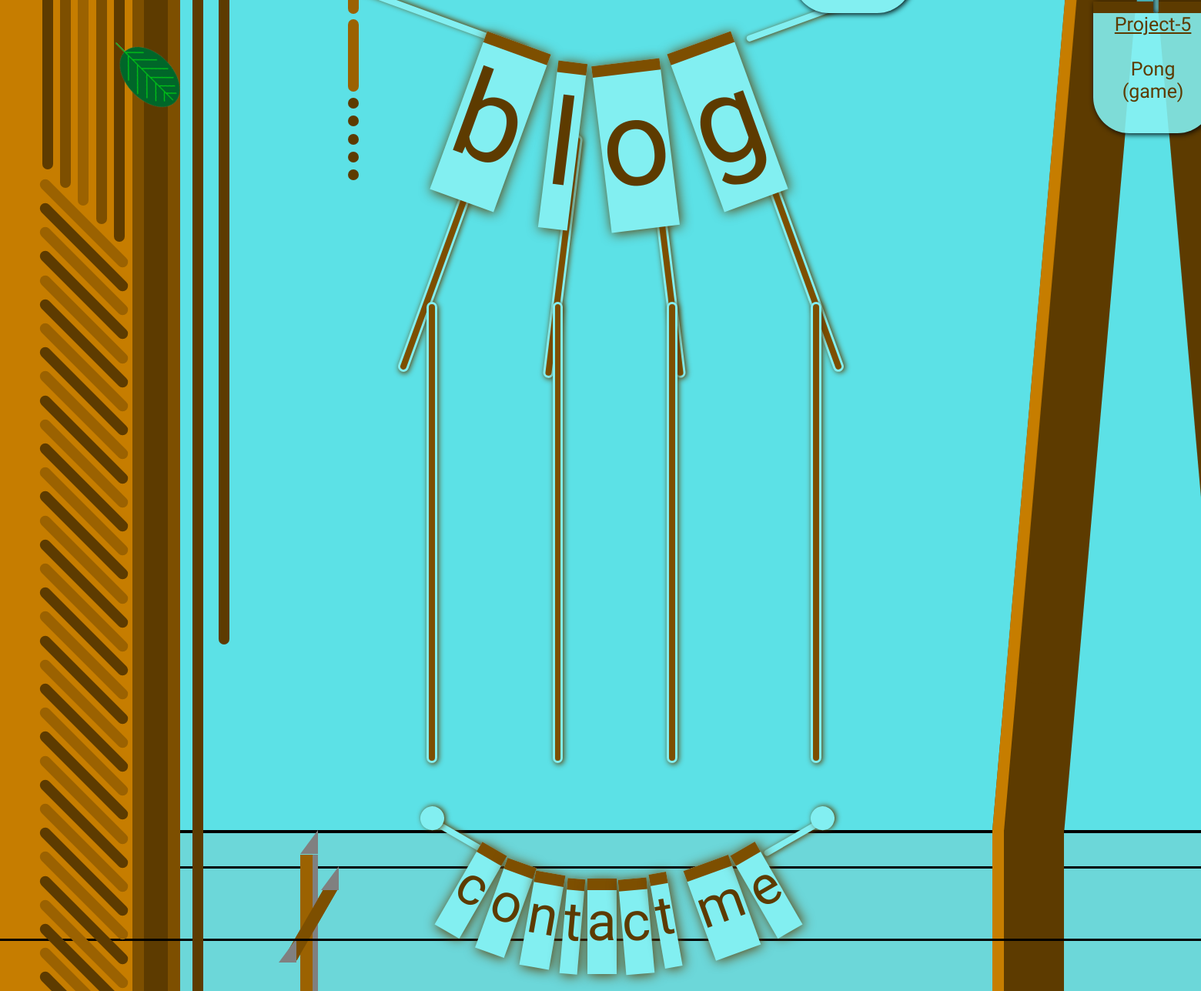
Before: / (middle part) with the older database file.
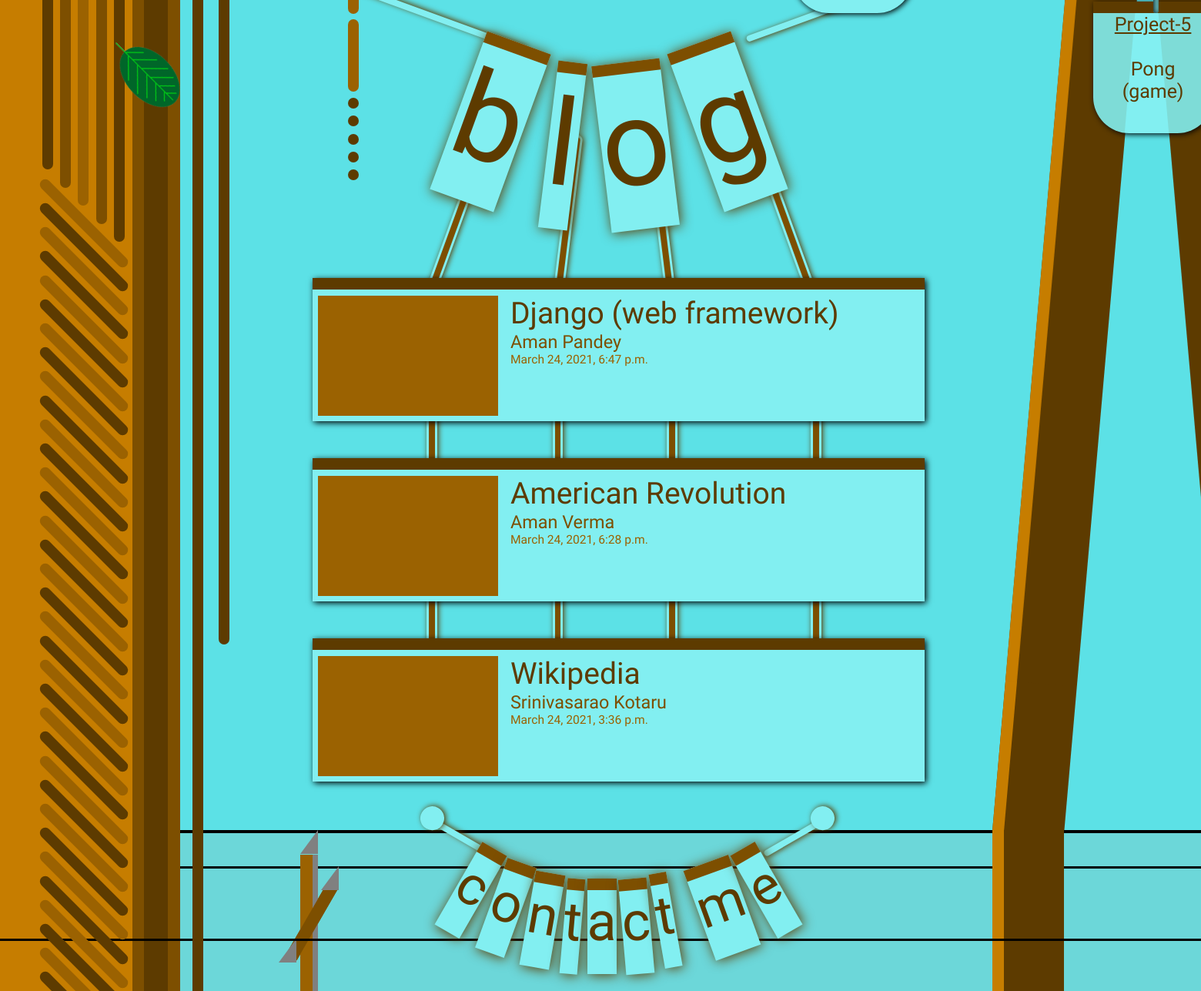
After: the same page with the newer database file.
### blogger/models.py (models this page shows, shortened)
class Post(models.Model):
    sno = models.AutoField((""), primary_key=True)
    title = models.CharField(max_length=50)
    slug = models.SlugField(max_length=250, null=True, blank=True)
    content = models.TextField(max_length=3000)
    thimg = models.ImageField(upload_to='./static/img', default='')
    author = models.TextField(default='')
    time_stamp = models.DateTimeField(auto_now=True)

### resume/views.py (the view, shortened to what this page needs)
# urls.py: path('', views.blogHome, name='home'),
def home(request):
    postdata = Post.objects.all().order_by('-time_stamp')[:3]
    context = {'posts': postdata}
    return render(request, 'resumeHome/home.html', context)

### templates/resumeHome/home.html (shortened to what the changed rows need)
<!DOCTYPE html>
<html lang="en">
<head>
    {% load static %}
    <link rel="stylesheet" href="{% static 'resumehome.css' %}">
</head>
<body>
    <div class="straight" id="b996-5"></div>
    <div class="branchcircle" id="b996_c_6"></div>
    <div class="branchcircle" id="b996_c_7"></div>
    <div class="branchcircle" id="b996_c_8"></div>
    <div class="branchcircle" id="b996_c_9"></div>
    <div class="branchcircle" id="b996_c_10"></div>
    <div class="branchcircle" id="b996_c_11"></div>
    <div class="straight" id="bl20-5"></div>
    <div class="straight" id="bl20-6"></div>
    <div class="straight" id="blm24-6"></div>
    <div class="straight" id="blm24-7"></div>
    <div class="straight" id="blm24-8"></div>
    <div class="straight" id="blm24-9"></div>
    <div class="straight" id="blm24-10"></div>
    <div class="branch left-most" id="blm51"></div>
    <div class="branch left-most" id="blm52"></div>
    <div class="branch left-most" id="blm53"></div>
    <div class="branch left-most" id="blm54"></div>
    <div class="branch left-most" id="blm55"></div>
    <div class="branch left-most" id="blm56"></div>
    <div class="branch left-most" id="blm57"></div>
    <div class="branch left-most" id="blm58"></div>
    <div class="branch left-most" id="blm59"></div>
    <div class="branch left-most" id="blm60"></div>
    <div class="branch left-most" id="blm61"></div>
    <div class="branch left-most" id="blm62"></div>
    <div class="branch left-most" id="blm63"></div>
    <div class="branch left-most" id="blm64"></div>
    <div class="branch left-most" id="blm65"></div>
    <div class="branch left-most" id="blm66"></div>
    <div class="branch left-most" id="blm67"></div>
    <div class="branch left-most" id="blm68"></div>
    <div class="branch left-most" id="blm69"></div>
    <div class="branch left-most" id="blm70"></div>
    <div class="branch left-most" id="blm71"></div>
    <div class="branch left-most" id="blm72"></div>
    <div class="branch left-most" id="blm73"></div>
    <div class="branch left-most" id="blm74"></div>
    <div class="branch left-most" id="blm75"></div>
    <div class="branch left-most" id="blm76"></div>
    <div class="branch left-most" id="blm77"></div>
    <div class="branch left-most" id="blm78"></div>
    <div class="branch left-most" id="blm79"></div>
    <div class="branch left-most" id="blm80"></div>
    <div class="branch left-most" id="blm81"></div>
    <div class="branch left-most" id="blm82"></div>
    <div class="branch left-most" id="blm83"></div>
    <div class="branch left-most" id="blm84"></div>
    <div id="sd5" class="trunk"></div>
    <div class="hangletters" id="letter14"></div>
    <div class="hangletters" id="letter15"></div>
    <div class="hangletters" id="letter16"></div>
    <div class="hangletters" id="letter17"></div>
    <div class="hangletters" id="letter18"></div>
    <div class="hangletters" id="letter19"></div>
    <div class="hangletters" id="letter20"></div>
    <div class="hangletters" id="letter21"></div>
    <div class="hangletters" id="letter22"></div>
    <div class="hangletters" id="letter23"></div>
    <div class="hangletters" id="letter24"></div>
    <div class="hangletters" id="letter25"></div>
    <div class="hangletters" id="letter26"></div>
    <div class="hangletters" id="letter27"></div>
    <div class="container" onmouseover="stopRotating()" onmouseout="startRotating()">
        <div class="animation rotater swingwheel" id="seatwheel">
        </div>
    </div>
    <div id="stand1"></div>
    <div id="stand2"></div>
    <div id="stand2-1"></div>
    <div id="stand4"></div>
    <a href="/blog/" target="_blank">
        <div id="blog" class="text flexbox">
        </div>
    </a>
    <div class="runningblogposts">
        {% for post in posts %}
        <a href="/blog/post/{{post.slug}}">
        <div class="blogpost flexbox" id="post-{{ forloop.counter }}">
            <div class="imageblogpost"></div>
            <div class="details" id="div-2">
                <div class="titleblog">{{post.title}}</div>
                <div class="authorblog">{{post.author}}</div>
                <div class="descblog">{{post.time_stamp}} </div>
            </div>
        </div>
        </a>
        {% endfor %}
    </div>
    <div id="contact" class="text flexbox">
        <div class="hangingskills contactme" id="con-1">c</div>
        <div class="hangingskills contactme" id="con-2">o</div>
        <div class="hangingskills contactme" id="con-3">n</div>
        <div class="hangingskills contactme" id="con-4">t</div>
        <div class="hangingskills contactme" id="con-5">a</div>
        <div class="hangingskills contactme" id="con-6">c</div>
        <div class="hangingskills contactme" id="con-7">t</div>
        <div class="hangingskills contactme" id="con-8">m</div>
        <div class="hangingskills contactme" id="con-9">e</div>
    </div>
    <img src="{% static 'img/leaf2.png' %}" id="l70" class="leaf rotatePlus_45" alt="Leaf">
    <div class="wire" id="pw1"></div>
    <div class="wire" id="pw2"></div>
    <div class="pole" id="pole-2">
        <div class="polehandle" id="ph2"></div>
        <div class="rester" id="rester-1"></div>
        <div class="rester" id="rester-2"></div>
        <div class="rester" id="rester-3"></div>
    </div>
</body>
</html>

Changed rows visible on the page:
added Post: title "Django (web framework)", author "Aman Pandey", time_stamp "March 24, 2021, 6:47 p.m."
added Post: title "American Revolution", author "Aman Verma", time_stamp "March 24, 2021, 6:28 p.m."
added Post: title "Wikipedia", author "Srinivasarao Kotaru", time_stamp "March 24, 2021, 3:36 p.m."
